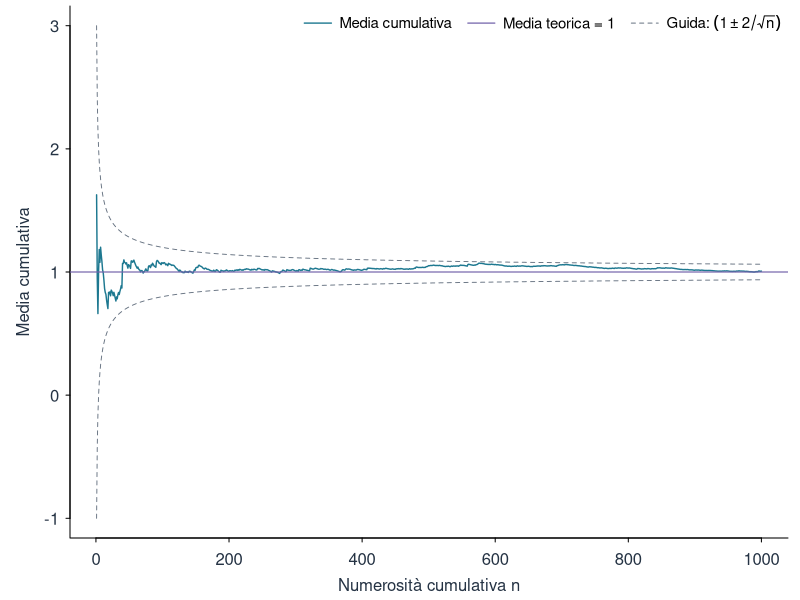
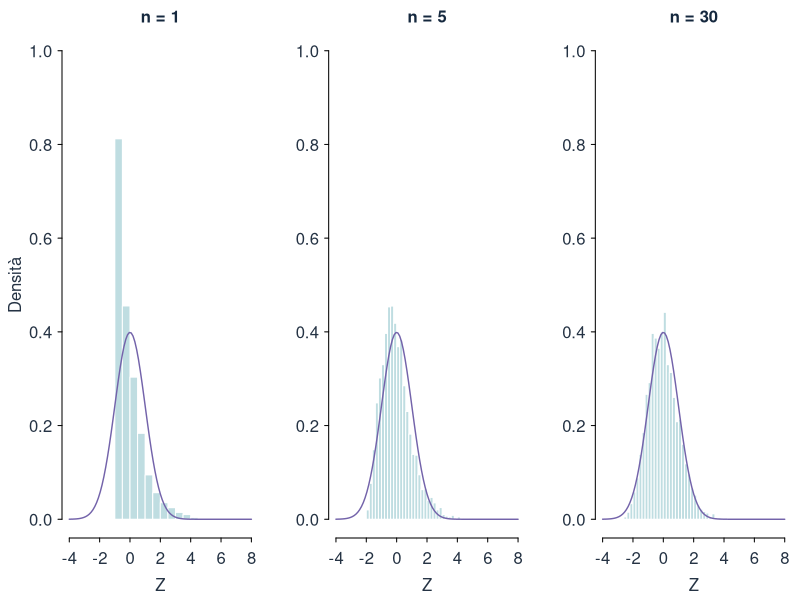

Write R code to recreate these figures, in order.
# Grafici di supporto alle slide 45 e 47.
# Nuova simulazione dichiarata: variabili indipendenti Exp(rate=1), seed 17.
# La banda LLN e' una guida +/-2/sqrt(n), non una banda simultanea esatta.
# Nel progetto distribuito aggiorna Risorse/Figure; in una cartella di lavoro
# autonoma senza Risorse usa Figure.
dir_fig <- if (dir.exists("Risorse")) file.path("Risorse","Figure") else "Figure"
dir.create(dir_fig, showWarnings=FALSE, recursive=TRUE)

set.seed(17)
x <- rexp(1000, rate=1)
n <- seq_along(x)
m <- cumsum(x)/n
stopifnot(min(m)>=-1,max(m)<=3)
cat("Intervallo delle medie cumulative:",range(m),"\n")
pdf(file.path(dir_fig,"lln_leggibile.pdf"), width=7.1, height=1.9,
    pointsize=11, family="Helvetica", useDingbats=FALSE)
par(mar=c(3.1,3.5,.3,.6), mgp=c(1.85,.55,0), tcl=-.2,
    col.axis="#253344", col.lab="#253344", bty="l", las=1)
plot(n,m,type="l",col="#1D7890",lwd=1.4,
     xlab="Numerosità cumulativa n",ylab="Media cumulativa",ylim=c(-1,3))
abline(h=1,col="#7363AA",lwd=1.2)
lines(n,1+2/sqrt(n),col="#657180",lty=2,lwd=.9)
lines(n,1-2/sqrt(n),col="#657180",lty=2,lwd=.9)
legend("topright",legend=expression("Media cumulativa","Media teorica = 1",
                                    "Guida: "*(1 %+-% 2/sqrt(n))),
       col=c("#1D7890","#7363AA","#657180"),lty=c(1,1,2),lwd=c(1.4,1.2,.9),
       bty="n",cex=.9,horiz=TRUE,x.intersp=.6,y.intersp=.9)
dev.off()

set.seed(17)
numerosita <- c(1L,5L,30L)
z_pannelli <- lapply(numerosita,function(nn) {
  set.seed(17)
  sqrt(nn)*(replicate(3000,mean(rexp(nn,rate=1)))-1)
})
limiti_z <- c(min(-4,floor(min(unlist(z_pannelli)))),
              max(6,ceiling(max(unlist(z_pannelli)))))
cat("Range z simulati:",range(unlist(z_pannelli)),"; finestra comune:",limiti_z,"\n")
pdf(file.path(dir_fig,"clt_leggibile.pdf"), width=7.1, height=2.0,
    pointsize=11, family="Helvetica", useDingbats=FALSE)
par(mfrow=c(1,3),mar=c(3.1,3.1,1.6,.4),mgp=c(1.85,.5,0),tcl=-.2,
    col.axis="#253344",col.lab="#253344",col.main="#15283E",bty="l",las=1,
    cex=1,cex.main=1)
for (j in seq_along(numerosita)) {
  n <- numerosita[j]
  z <- z_pannelli[[j]] # Stesso seed 17 per ciascun pannello.
  hist(z,probability=TRUE,breaks=30,main=paste("n =",n),
       xlim=limiti_z,ylim=c(0,1),xlab="Z",ylab=if(n==1) "Densità" else "",
       col="#BFDDE1",border="#FFFFFF")
  curve(dnorm(x),add=TRUE,col="#7363AA",lwd=1.4)
}
dev.off()
cat("LLN e CLT: PDF aggiornati con font 11, seed 17.\n")
